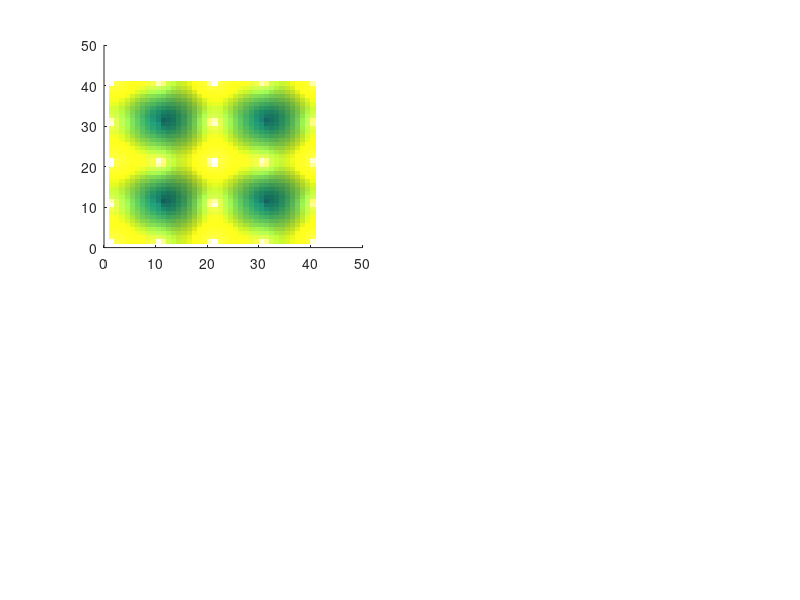

Here is the MATLAB script that generated this plot: (Note: this script raises an error after producing the figure.)
clear all
sigmax = [0 1 ; 1 0];
sigmay = [0 -i ; i 0];
sigmaz = [1 0 ; 0 -1];

A = 1;B = -2; M =2; 
%% gapless (0,pi) at M/2B=-2;
%% gapless (pi,pi) at M/2B=-4;

sampling=20;

for ii = -sampling:sampling
for jj = -sampling:sampling
   
    kx = ii*pi/sampling;
    ky = jj*pi/sampling;
      
    hab = -2*(cos(kx)*exp(-i*pi/4)+cos(ky)*exp(i*pi/4));
    hab_star = -2*(cos(kx)*exp(i*pi/4)+cos(ky)*exp(-i*pi/4));
   
    %% Hamiltonian
    Hamilt = [0, hab; hab_star,0];
    
    [Evectors,Evalues] = eig(Hamilt);

    Eval_mat_hig(ii+sampling+1,jj+sampling+1) = Evalues(1,1);
    Eval_mat_low(ii+sampling+1,jj+sampling+1) = Evalues(2,2);

    
    Evec_mat_left = Evectors(:,1);
    Evec_mat_right= Evectors(:,2);
   

end
end


figure
subplot(221)
hold
shading faceted
surf(Eval_mat_hig,'edgecolor','none')
surf(Eval_mat_low,'edgecolor','none')

light
camlight('right')
camproj('orthographic')


